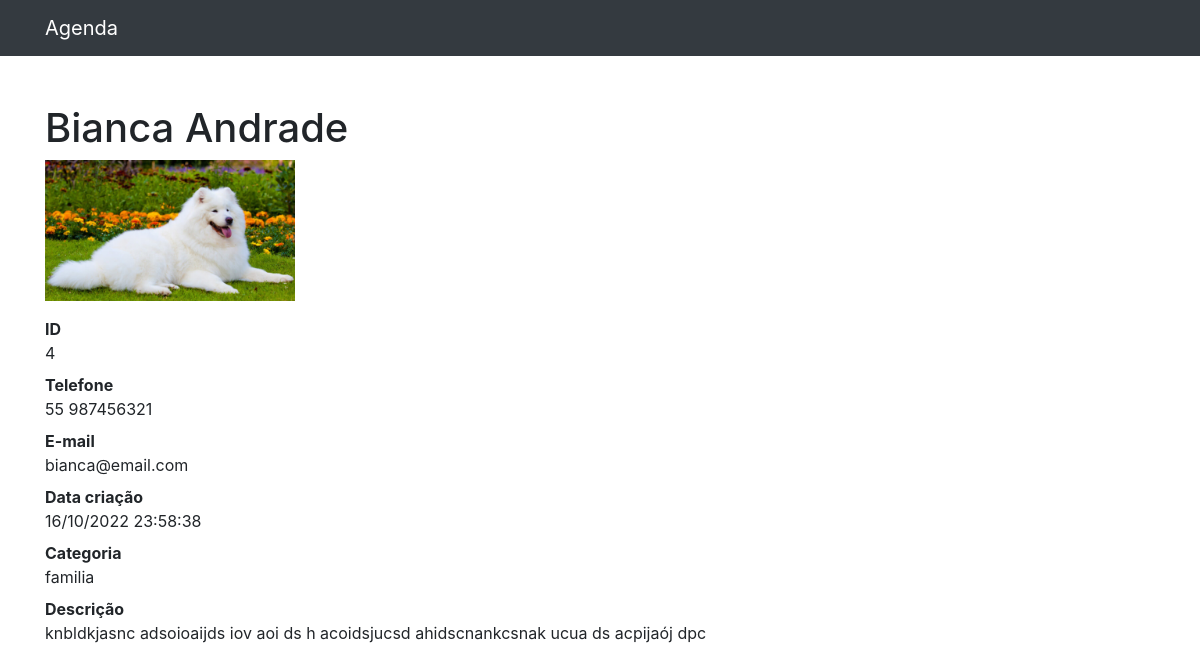
/4, run on the app's committed database.
### contato/models.py (models this page shows, shortened)
class Contato(models.Model):
    nome = models.CharField(max_length= 50)
    sobrenome = models.CharField(max_length= 50, blank= True)
    telefone = models.CharField(max_length= 20)
    email = models.EmailField(max_length= 50, blank=True)
    data_criacao = models.DateTimeField(default= timezone.now)
    descricao = models.TextField(blank= True)
    categoria = models.ForeignKey(Categoria, on_delete= models.DO_NOTHING)
    mostrar = models.BooleanField(default= True)
    foto = models.ImageField(blank= True, upload_to='fotos/%Y/%m/%d')

class Categoria(models.Model):
    categoria = models.CharField(max_length= 50)
    def __str__(self) -> str:
        return self.categoria

### contato/views.py (the view)
# urls.py: path('<int:contato_id>', views.detalhes, name='detalhes'),
def detalhes(request, contato_id):
    contato = get_object_or_404(Contato, id= contato_id)
    if not contato.mostrar:
        raise Http404()
    return render(request, 'detalhes.html', {'contato': contato})

### contato/templates/detalhes.html
{% extends 'base.html' %}
{% block conteudo %}
    <div class="container">
        <div class="row">
            <div class="col-lg-12">
                <h1 class="mt-5">{{contato.nome}} {{contato.sobrenome}}</h1>
                {% if contato.foto.url != None%}
                <p><img src="{{contato.foto.url}}" style="max-width: 250px; height: auto;"></p>
                {% endif %}
                <dl>
                <dt>ID</dt>
                <dd>{{contato.id}}</dd>
                <dt>Telefone</dt>
                <dd>{{contato.telefone}}</dd>
                <dt>E-mail</dt>
                <dd>{{contato.email}}</dd>
                <dt>Data criação</dt>
                <dd>{{contato.data_criacao|date:'d/m/Y H:i:s'}}</dd>
                <dt>Categoria</dt>
                <dd>{{contato.categoria}}</dd>
                <dt>Descrição</dt>
                <dd>{{contato.descricao}}</dd>
                </dl>
            </div>
        </div>
    </div>
{% endblock conteudo %}

### data on the page
Contato: nome "Bianca", sobrenome "Andrade", foto (picture), id "4", telefone "55 987456321", email "bianca@email.com", data_criacao "16/10/2022 23:58:38", categoria "familia", descricao "knbldkjasnc adsoioaijds iov aoi ds h acoidsjucsd ahidscnankcsnak ucua ds acpijaój dpc"
